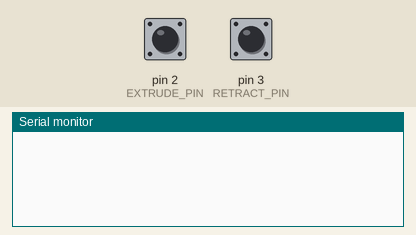
This program was run on a simulated Arduino Mega 2560, built with avr-gcc and run on an emulated ATmega2560. Shown: the last lines printed to the serial monitor. The inputs (shaded band) are chosen by the test bench; at power-on: pin 2 (EXTRUDE_PIN) HIGH, pin 3 (RETRACT_PIN) HIGH.

Above: at 1.2 s.
1.3 s: pin 2 (EXTRUDE_PIN) pulled LOW for 0.15 s
At 1.9 s:
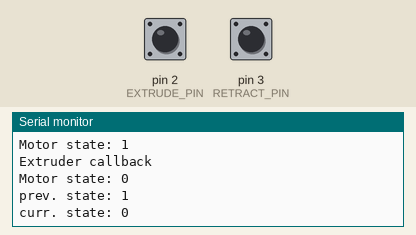
2.9 s: pin 3 (RETRACT_PIN) pulled LOW for 0.15 s
At 4.2 s:
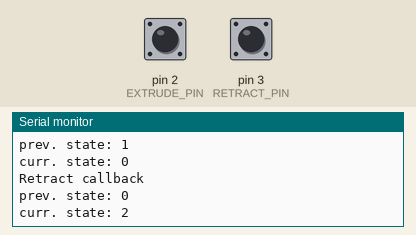
4.5 s: pin 2 (EXTRUDE_PIN) pulled LOW for 1 s
At 4.8 s:
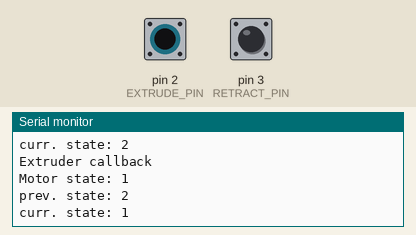
7.0 s: pin 3 (RETRACT_PIN) pulled LOW for 1 s
At 8.6 s:
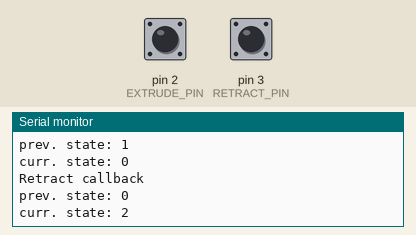
Timing chart, 0 to 10.1 s (numbered marks = the images above; inputs shaded):
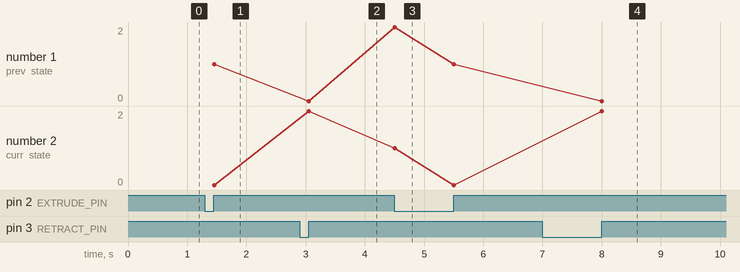

The program:

main.cpp
```cpp
#include <Arduino.h>
#include <AccelStepper.h>

#include "config.h"

void pinSetup();
void ISRSetup();

void stepForward();
void stepBackward();
void enableMotor();
void disableMotor();

void extruderInterruptCallback();
void retractInterruptCallback();

enum MotorState {
    extruding, stopping, retracting, not_running
};

AccelStepper motor = AccelStepper(stepForward, stepBackward);
MotorState motorState = not_running;

void setup() {
#ifdef DEBUG
    Serial.begin(115200);
#endif
    pinSetup();
    ISRSetup();

    motor.setMaxSpeed(MAX_EXTRUDE_SPEED);
    motor.setAcceleration(MOTOR_ACCELERATION);
    enableMotor();
    motor.move(DEG2STEPS(360));
}

MotorState prevState = MotorState::not_running;
void loop() {
    long stepsToStop = (long)((MAX_EXTRUDE_SPEED * MAX_EXTRUDE_SPEED) / (2.0 * MOTOR_ACCELERATION));
    switch (motorState) {
        case extruding:
            motor.run();
            if (motor.distanceToGo() < DEG2STEPS(stepsToStop) * 2) {
                motor.move(DEG2STEPS(360));
            }
            prevState = extruding;
            break;

        case stopping:
            if (prevState == extruding) {
                motor.stop(); //calculates new target position
            }
            motor.run();
            if (motor.distanceToGo() == 0) {
                motorState = not_running;
            }
            prevState = stopping;
            break;

        case retracting:
            if(prevState != retracting) {
                motor.move(-DEG2STEPS(RETRACT_ANGLE));
            }
            motor.run();
            if (motor.distanceToGo() == 0) {
                motorState = not_running;
            }
            prevState = retracting;
            break;

        case not_running:
            prevState = not_running;
            break;
    }
#ifdef DEBUG
    if(prevState != motorState) {
        DPRINT("prev. state: ");
        DPRINTLN(prevState);
        DPRINT("curr. state: ");
        DPRINTLN(motorState);
    }
#endif
}

void pinSetup() {
    pinMode(STEPPER_PULSE_PIN, OUTPUT);
    pinMode(STEPPER_EN_PIN, OUTPUT);
    pinMode(STEPPER_DIR_PIN, OUTPUT);

    pinMode(EXTRUDE_PIN, INPUT_PULLUP);
    pinMode(RETRACT_PIN, INPUT_PULLUP);

    pinMode(SPEED_SCALE_PIN_0, INPUT);
    pinMode(SPEED_SCALE_PIN_1, INPUT);
    pinMode(SPEED_SCALE_PIN_2, INPUT);
    pinMode(SPEED_SCALE_PIN_3, INPUT);
}

void ISRSetup() {
    attachInterrupt(digitalPinToInterrupt(EXTRUDE_PIN), extruderInterruptCallback, CHANGE);
    attachInterrupt(digitalPinToInterrupt(RETRACT_PIN), retractInterruptCallback, RISING);
}

void stepForward() {
    digitalWrite(STEPPER_DIR_PIN, HIGH);
    digitalWrite(STEPPER_PULSE_PIN, HIGH);
    digitalWrite(STEPPER_PULSE_PIN, LOW);
}

void stepBackward() {
    digitalWrite(STEPPER_DIR_PIN, LOW);
    digitalWrite(STEPPER_PULSE_PIN, HIGH);
    digitalWrite(STEPPER_PULSE_PIN, LOW);
}

void enableMotor() {
    digitalWrite(STEPPER_EN_PIN, LOW);
}

void disableMotor() {
    digitalWrite(STEPPER_PULSE_PIN, HIGH);
}

#ifdef SERIAL_CONTROL
void serialEvent() {
    String msg = Serial.readString();
    if (msg == "extrude\n") {
        if (!motorIsRunning) {
            motorIsRunning = true;
            Serial.println("Motor running");
        }
        else {
            motorIsStopping = true;
            Serial.println("Motor stopping");
        }
    }
}
#endif

unsigned long eISRLastCalled = 0;

/* INTERRUPTS */
void extruderInterruptCallback() {
#ifdef IO_DEBOUNCE
    unsigned long eISRCalled = millis();
    if (eISRCalled - eISRLastCalled < DEBOUNCE_TIME) {
        //bouncing
        return;
    }
    else {
        //stopped bouncing
        eISRLastCalled = eISRCalled;
    }
#endif
    DPRINTLN("Extruder callback");
    if (digitalRead(EXTRUDE_PIN) == HIGH) { // rising edge
/*        byte speedScale = 0b00000001;
        if (digitalRead(SPEED_SCALE_PIN_0) == HIGH) {
            speedScale |= (1 << 0);
        }
        if (digitalRead(SPEED_SCALE_PIN_1) == HIGH) {
            speedScale |= (1 << 1);
        }
        if (digitalRead(SPEED_SCALE_PIN_2) == HIGH) {
            speedScale |= (1 << 2);
        }
        if (digitalRead(SPEED_SCALE_PIN_3) == HIGH) {
            speedScale |= (1 << 3);
        }
        int speedScaleInt = (int) speedScale;
        float speed = MAX_EXTRUDE_SPEED / (float) speedScaleInt;
        motor.setSpeed(speed);
        DPRINT(speed);
        DPRINT(speedScaleInt);*/

        motorState = extruding;
    }
    else { // falling edge
        motorState = stopping;
    }
    DPRINT("Motor state: ");
    DPRINTLN(motorState);
}

unsigned long rISRLastCalled = 0;

void retractInterruptCallback() {
#ifdef IO_DEBOUNCE
    unsigned long rISRCalled = millis();
    if (rISRCalled - rISRLastCalled < DEBOUNCE_TIME) {
        //bouncing
        return;
    }
    else {
        //stopped bouncing
        rISRLastCalled = rISRCalled;
    }
#endif
    DPRINTLN("Retract callback");
    motorState = retracting;
}
```

config.h
```cpp
//
// Created by Admin on 2021. 11. 02..
//

#ifndef ROBOTEXTRUDER_CONFIG_H
#define ROBOTEXTRUDER_CONFIG_H

#include <Arduino.h>

#define DEBUG
//#define SERIAL_CONTROL
#define IO_DEBOUNCE

#define MAX_EXTRUDE_SPEED   1000.0
#define MOTOR_ACCELERATION  1000.0
#define RETRACT_ANGLE       180    //deg

#define EXTRUDE_PIN         2  //PE4 INT4
#define RETRACT_PIN         3  //PE3 INT5
#define SPEED_SCALE_PIN_0   16
#define SPEED_SCALE_PIN_1   17
#define SPEED_SCALE_PIN_2   23
#define SPEED_SCALE_PIN_3   25

// E0
/*#define STEPPER_DIR_PIN     28
#define STEPPER_EN_PIN      24
#define STEPPER_PULSE_PIN   26*/

// E1
#define STEPPER_DIR_PIN     34
#define STEPPER_EN_PIN      30
#define STEPPER_PULSE_PIN   36

#define STEPS_PER_REV   200.0
#define MICROSTEPS      16.0

#define DEG2STEPS(deg)  ((float) deg / 360.0 * STEPS_PER_REV * MICROSTEPS)

#ifdef DEBUG
#define DPRINT(msg) Serial.print(msg)
#define DPRINTLN(msg) Serial.println(msg)
#else
#define DPRINT(msg)
#define DPRINTLN(msg)
#endif

//debouncing
#ifdef IO_DEBOUNCE
#define DEBOUNCE_TIME 50 //ms
#endif

#endif //ROBOTEXTRUDER_CONFIG_H
```

Measured:
- after the input at 1.3 s, the serial monitor: prints a new line at once (image 1)
- after the input at 2.9 s, the serial monitor: prints a new line after 0.15 s (image 2)
- after the input at 4.5 s, the serial monitor: prints a new line at once (image 3)
- after the input at 7.0 s, the serial monitor: prints a new line after 1.0 s (image 4)
- plotted number 1: 0 → 1 after the input at 4.5 s
- plotted number 2: 0 → 2 after the input at 2.9 s
